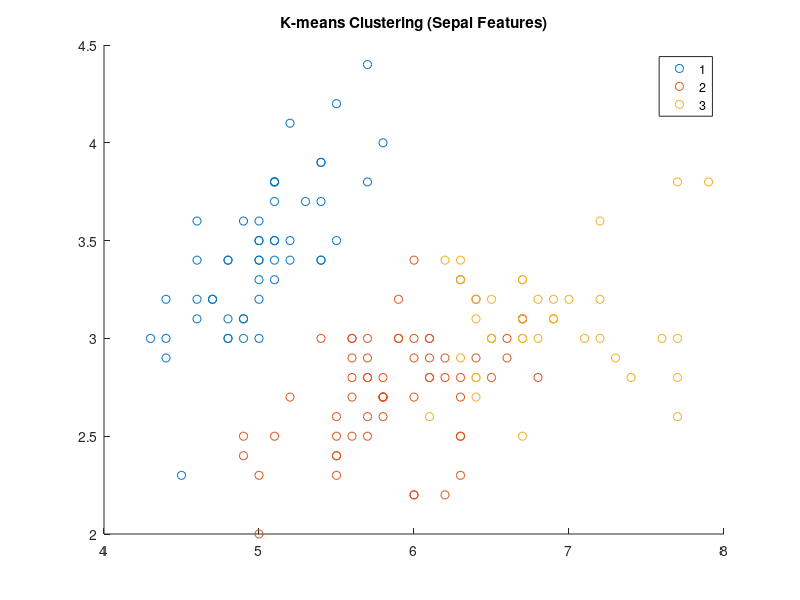
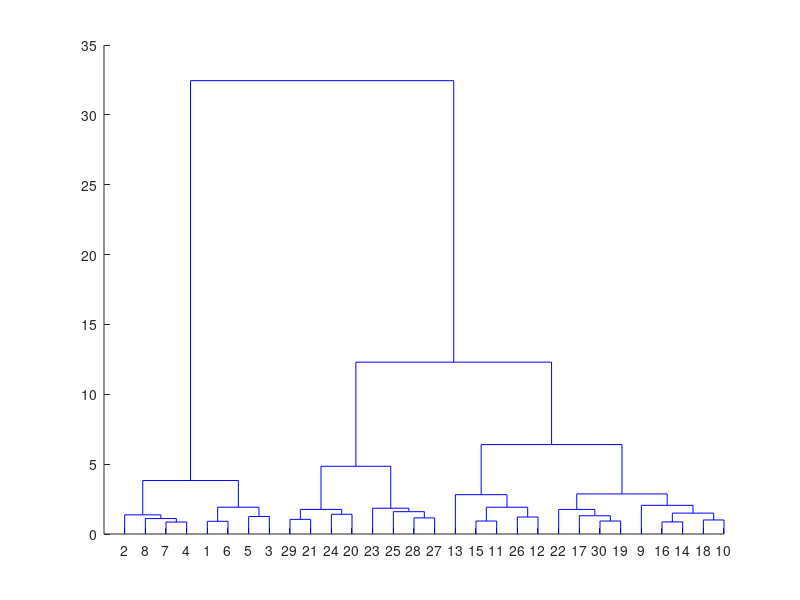
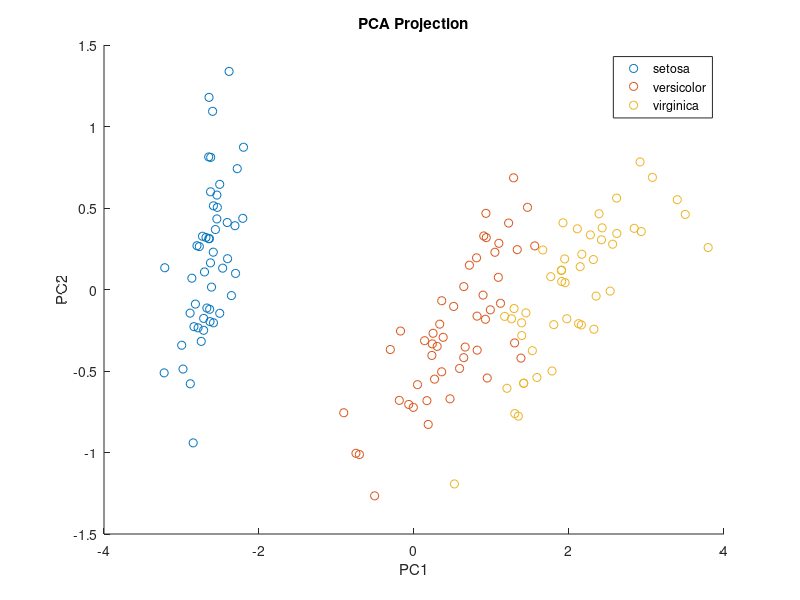

Recreate these plots in MATLAB, in order.
load fisheriris
X = meas;

[idx, C] = kmeans(X,3);
gscatter(X(:,1),X(:,2), idx)
title('K-means Clustering (Sepal Features)')

Z = linkage(X, 'ward');
figure; dendrogram(Z)

[coeff,score, ~,~, explained] = pca(X);
figure; gscatter(score(:,1), score(:,2), species)
xlabel('PC1');ylabel('PC2');title('PCA Projection');